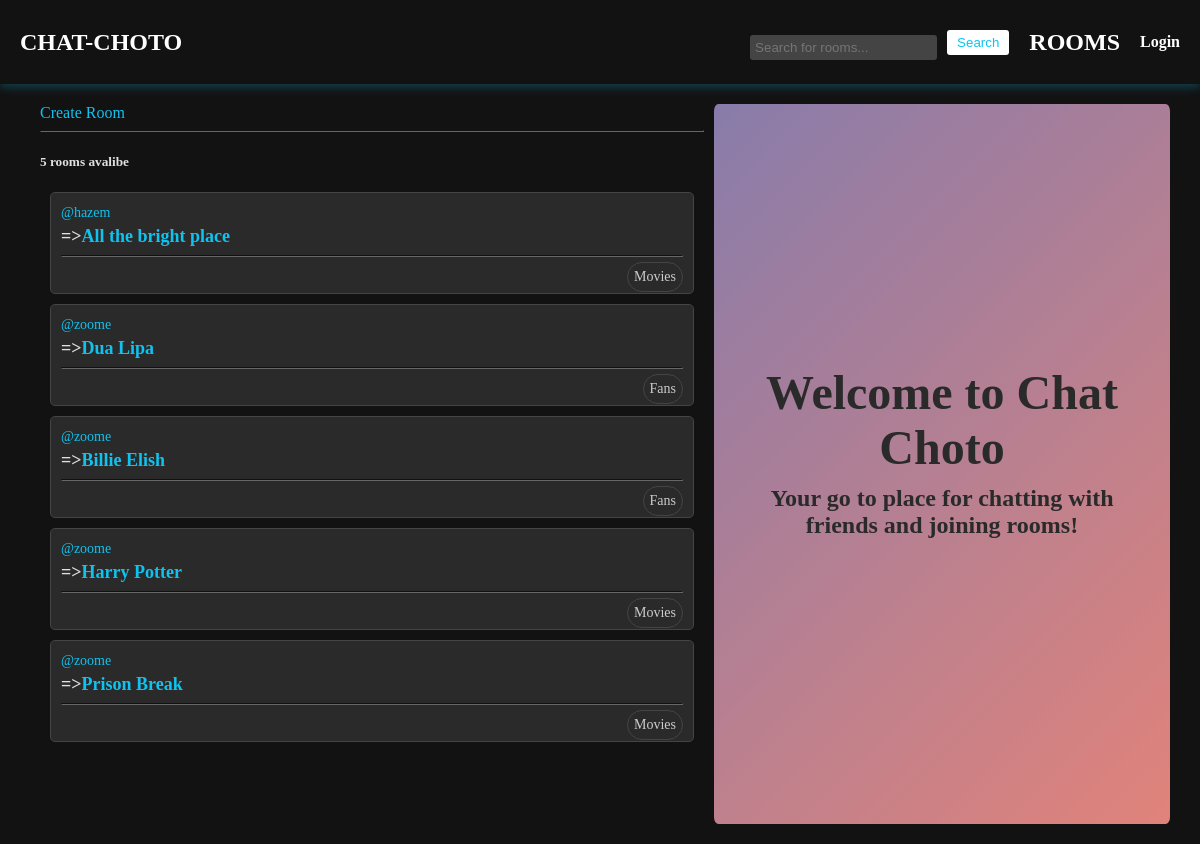
The page / on the database its author committed.
### app/models.py (models this page shows, shortened)
class Room(models.Model):
    host = models.ForeignKey(User, on_delete=models.SET_NULL, null=True)
    topic = models.ForeignKey(Topic, on_delete=models.SET_NULL, null=True)
    name = models.CharField(max_length=200)
    description = models.TextField(null=True)
    participants = models.ManyToManyField(User, related_name="participants", blank=True)
    created = models.DateTimeField(auto_now_add=True)
    updated = models.DateTimeField(auto_now=True)
    class Meta:
        ordering = ['-updated', '-created']

class User(AbstractUser):
    name = models.CharField(max_length=200, null=True)
    email = models.EmailField(unique=True)
    bio = models.TextField(null=True)
    avatar = models.ImageField(default="profile.png")
    USERNAME_FIELD = 'username'
    REQUIRED_FIELDS = []

class Topic(models.Model):
    name = models.CharField(max_length=200)

### app/views.py (the view)
# urls.py: 2. Add a URL to urlpatterns:  path('', views.home, name='home')
def home(request):
    q = request.GET.get('q')
    if q:
        contact = Room.objects.filter(
            Q(topic__name__contains=q) |
            Q(name__contains=q)
        )
        if not contact:
            return render(request, 'room.html', {'room': None})
        room_messages = Message.objects.filter(
            Q(room__topic__name__contains=q)
        )
    else:
        contact = Room.objects.all()
        room_messages = Message.objects.filter(
            Q(room__topic__name__contains='')
        )
    rooms_count = contact.count()
    topics = Topic.objects.all()
    return render(request, 'home.html', {'rooms': contact, 'topics': topics, 'rooms_count': rooms_count, 'room_messages': room_messages})

### templates/home.html (shortened to what this page needs)
{% extends 'main.html' %}
{% block body %}
<div class="containerr">
    <div>
        <a href="/create-room">Create Room</a>
        <hr>
        <h5> {{rooms_count}} rooms avalibe</h5>
        {% include 'feed_component.html' %}
    </div>
    <div class="hero">
        <div class="container">
            <h1>Welcome to Chat Choto</h1>
            <h3>Your go to place for chatting with friends and joining rooms!</h3>
        </div>
    </div>
</div>
{% endblock body %}

### templates/feed_component.html (shortened to what this page needs)
<div class="room-list" style="text-align: initial;">
    {% for room in rooms %}
        <div class="room-item">
            <a href="/profile/{{room.host.id}}" class="host-link">@{{room.host.username}}</a>
            <h5 class="room-title">
                =><a href="/room/{{room.id}}" class="room-link">{{room.name}}</a>
            </h5>
            <hr>
            <small class="room-topic">{{room.topic.name}}</small>
            <br>
        </div>
    {% endfor %}
</div>

### static/styles/main.css (style rules this page uses)
body { font-family: Arial, sans-serif; margin: 0; padding: 0; background-color: #121212; color: #E0E0E0 ; font-family: cursive; }
div { padding: 0 10px 0 10px; }
a { color: #0fc3f0; text-decoration: none; }
hr { border-color: #666; }
.room-list { margin-top: 20px; }
.room-item { padding: 10px; border: 1px solid #444; border-radius: 5px; margin-bottom: 10px; background-color: #2a2a2a; }
.host-link { font-size: 14px; text-decoration: none; }
.room-title { font-size: 18px; margin: 5px 0; }
.room-link { text-decoration: none; }
.room-topic { float: right; font-size: 14px; color: #ccc; border: 1px solid #444; border-radius: 20px; margin-top: -3px; padding: 6px; background-color: #2a2a2a00; }

### templates/home.html (style rules this page uses)
.containerr { display: grid; grid-template-columns: 3fr 2fr; }
.hero { display: flex; justify-content: center; align-items: center; height: 90vh; background: linear-gradient(135deg, #6b5b95, #d96459); color: #2a2a2a; text-align: center; position: relative; overflow: hidden; border-radius: 1%; }
.hero::before { content: ''; position: absolute; top: 50%; left: 50%; width: 200%; height: 200%; background: rgba(255, 255, 255, 0.2); border-radius: 50%; transform: translate(-50%, -50%); animation: pulse 4s infinite; z-index: 0; }
.container { position: relative; z-index: 1; }
h1 { font-size: 3em; margin: 0; padding: 0; animation: fadeInUp 1s ease-out; }
h3 { font-size: 1.5em; margin-top: 10px; animation: fadeInUp 1.5s ease-out; }

### rows shown on the page
Room: host.username "hazem", name "All the bright place", topic.name "Movies"
Room: host.username "zoome", name "Dua Lipa", topic.name "Fans"
Room: host.username "zoome", name "Billie Elish", topic.name "Fans"
Room: host.username "zoome", name "Harry Potter", topic.name "Movies"
Room: host.username "zoome", name "Prison Break", topic.name "Movies"

### other values the page prints
{{ rooms_count }} "5"
